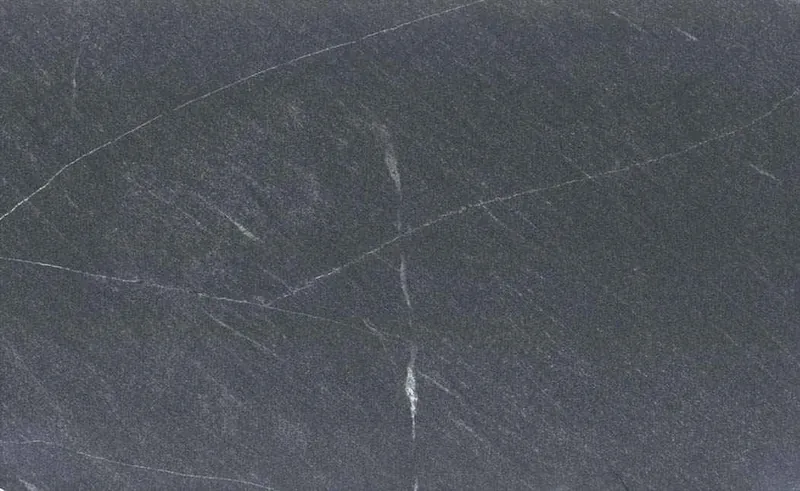
#> input picture media/absolute-black/01-absolute-black-m-800.webp, 800 x 491 px
$ python -i derive-products.py   (imports and definitions only)
#> lines starting #> are read from the running program, lines starting #| are printed output that depends on the picture
#!/usr/bin/env python3
"""Turn the product research into what the catalogue is built from.

Reads   research/products/<slug>/product.json and the files beside it.
Writes  media/<slug>/NN-<name>-<width>.webp   photographs, for the screen
        data/products.json                      one record per product

Run it again whenever the research changes:

    python3 tools/derive-products.py

What it decides, and why:

  * The photographs are shown as webp at a few widths, never wider than the
    file they came from, so a phone downloads a phone's worth of pixels.
    The research keeps the originals untouched; the texture downloads link
    to those, at the quality the brand published them.

  * The old site's listing photographs carry its own cut corner, a white
    triangle painted into the top right of the picture. On a page with a
    different corner it reads as a torn edge, so where that triangle is
    found the picture is cropped past it.

  * Colour. The site gave a colour to about half of its stones. For the
    rest the colour is read off the slab's own photograph: the overall hue
    of its surface and how much of it is very dark or very light, which is
    how a person names the colour of a stone, together with any colour
    word in the trade name itself (Jeriba Blue is looked for among the blue
    stones whatever its photograph does). Where the site named one, the
    site's word stands. Each record says which it is (`colour_source`).
"""

import json
import shutil
from pathlib import Path

import numpy as np
from PIL import Image

ROOT = Path(__file__).resolve().parent.parent
RESEARCH = ROOT / "research" / "products"
MEDIA = ROOT / "media"
OUT = ROOT / "data" / "products.json"

WIDTHS = (480, 800, 1200, 1600)
QUALITY = 80

# The families the site itself used, in the order a swatch row shows them.
COLOURS = ("white", "cream", "grey", "black", "green", "blue", "pink")

TYPES = {"Granite": "granite", "Quartzite": "quartzite", "Marble": "marble", "Miscellaneous": "other"}


def lab(rgb):
    c = rgb / 255.0
    c = np.where(c > 0.04045, ((c + 0.055) / 1.055) ** 2.4, c / 12.92)
    m = np.array([[0.4124, 0.3576, 0.1805], [0.2126, 0.7152, 0.0722], [0.0193, 0.1192, 0.9505]])
    xyz = c @ m.T / np.array([0.95047, 1.0, 1.08883])
    f = np.where(xyz > 0.008856, np.cbrt(xyz), 7.787 * xyz + 16 / 116)
    return np.stack([116 * f[:, 1] - 16, 500 * (f[:, 0] - f[:, 1]), 200 * (f[:, 1] - f[:, 2])], 1)


def read_colour(path):
    """The colour of a slab, from the middle of its photograph."""
    im = Image.open(path).convert("RGB")
#> im is the input picture: PIL image 800x491 RGB; mean R, G, B 79, 83.5, 90.1
    w, h = im.size
#> w = 800; h = 491
    im = im.crop((int(w * 0.12), int(h * 0.12), int(w * 0.88), int(h * 0.88))).resize((120, 80))
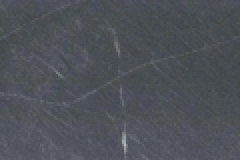
#> im: PIL image 120x80 RGB (shown 2 times larger); mean R, G, B 77.2, 82.1, 88
    px = lab(np.asarray(im, dtype=float).reshape(-1, 3))
    lum, a, b = px[:, 0], px[:, 1], px[:, 2]
#> lum = 9600 values, max 75.72 at index 8702, min 29.36 at index 1649, mean 34.66; a = 9600 values, max 2.25 at index 8750, min -3.37 at index 2917, mean -0.549; b = 9600 values, max -0.506 at index 2917, min -7.87 at index 8750, mean -4.13
    level = float(np.median(lum))
#> level = 34.24
    am, bm = float(a.mean()), float(b.mean())
#> am = -0.549; bm = -4.13
    chroma = float(np.hypot(am, bm))
#> chroma = 4.17
    hue = (np.degrees(np.arctan2(bm, am)) + 360) % 360
#> hue = 262.4
    dark = float((lum < 35).mean())
#> dark = 0.626
    light = float((lum > 75).mean())
#> light = 0.000104

    green_floor = 3.5 if level < 30 else 4.5
#> green_floor = 4.5
    if chroma >= green_floor and 100 <= hue < 215:
        first = "green"
    elif chroma >= 4.5 and 215 <= hue < 300:
        first = "blue"
    elif chroma >= 6 and (hue >= 330 or hue < 40) and level > 45:
        first = "pink"
    elif chroma >= 5.5 and 40 <= hue < 100:
        first = "cream"
    elif level < 38:
        first = "black"
    elif level > 74:
        first = "white"
    else:
        first = "grey"

    found = [first]
    if first != "black" and dark > 0.3:
        found.append("black")
    if first != "white" and light > 0.3:
        found.append("white")
    return found


# The colour words the trade names use, in the languages they borrow from.
NAME_COLOURS = {
    "black": "black", "nero": "black", "noir": "black", "noire": "black", "negro": "black", "jet": "black",
    "white": "white", "blanco": "white", "bianco": "white", "blanche": "white", "blanc": "white",
    "gray": "grey", "grey": "grey", "silver": "grey", "platinum": "grey",
    "green": "green", "verde": "green", "emerald": "green", "jade": "green",
    "blue": "blue", "azul": "blue", "azzurro": "blue",
    "pink": "pink", "rosa": "pink", "rose": "pink",
    "gold": "cream", "golden": "cream", "brown": "cream", "bronze": "cream", "cream": "cream",
    "beige": "cream", "copper": "cream", "ivory": "cream",
}


# [211 lines left out: functions name_colour, painted_corner, white_margins, derive, slugify, site_colours and 1 more, not called in this run]


# [2 lines not run here, left out]

>>> result = read_colour('../media/absolute-black/01-absolute-black-m-800.webp')

$ run again, on media/belissimo-verde/texture-01-Belissimo-Verde.jpg
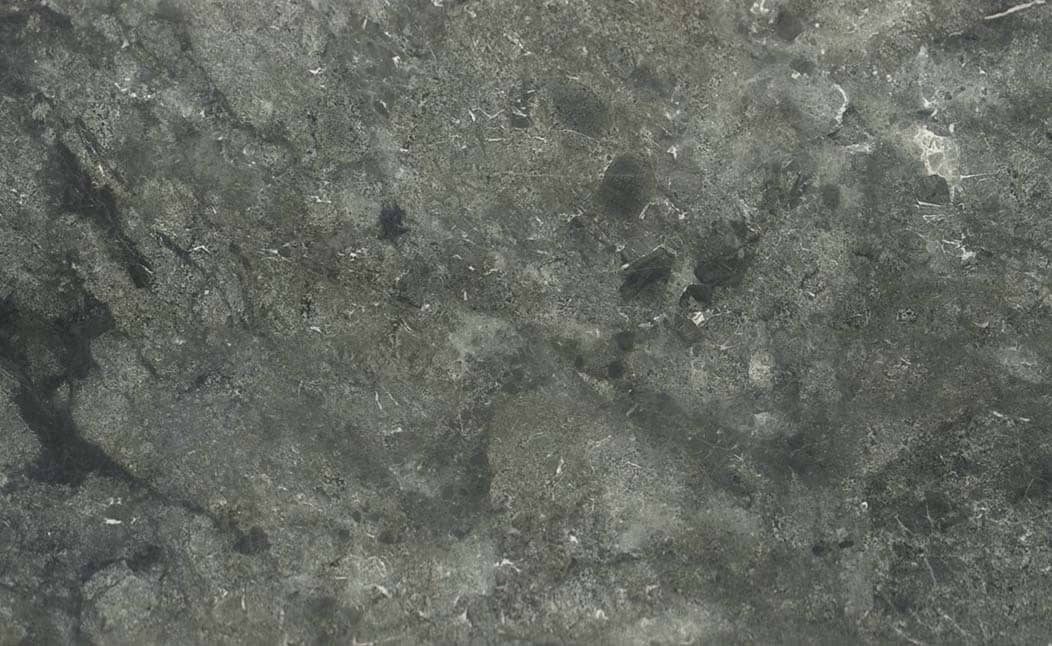
#> input picture media/belissimo-verde/texture-01-Belissimo-Verde.jpg, 1052 x 646 px
#> in read_colour, im is the input picture: PIL image 1052x646 RGB; mean R, G, B 100.6, 104.7, 97.6
#> in read_colour, `im = im.crop((int(w * 0.12), int(h * 0.12), int(w * 0.88), int(h * 0.8..`:
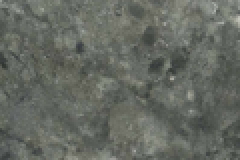
#> im: PIL image 120x80 RGB (shown 2 times larger); mean R, G, B 101, 105.2, 97.7
#> lum = 9600 values, max 79.09 at index 1199, min 21.51 at index 3841, mean 43.85; a = 9600 values, max 0.22 at index 9020, min -5.48 at index 5224, mean -3.18; b = 9600 values, max 7.5 at index 782, min -4.06 at index 2680, mean 3.63
#> level = 43.65
#> am = -3.18; bm = 3.63
#> chroma = 4.82
#> hue = 131.2
#> dark = 0.0619
#> light = 0.000208
#> green_floor = 4.5
